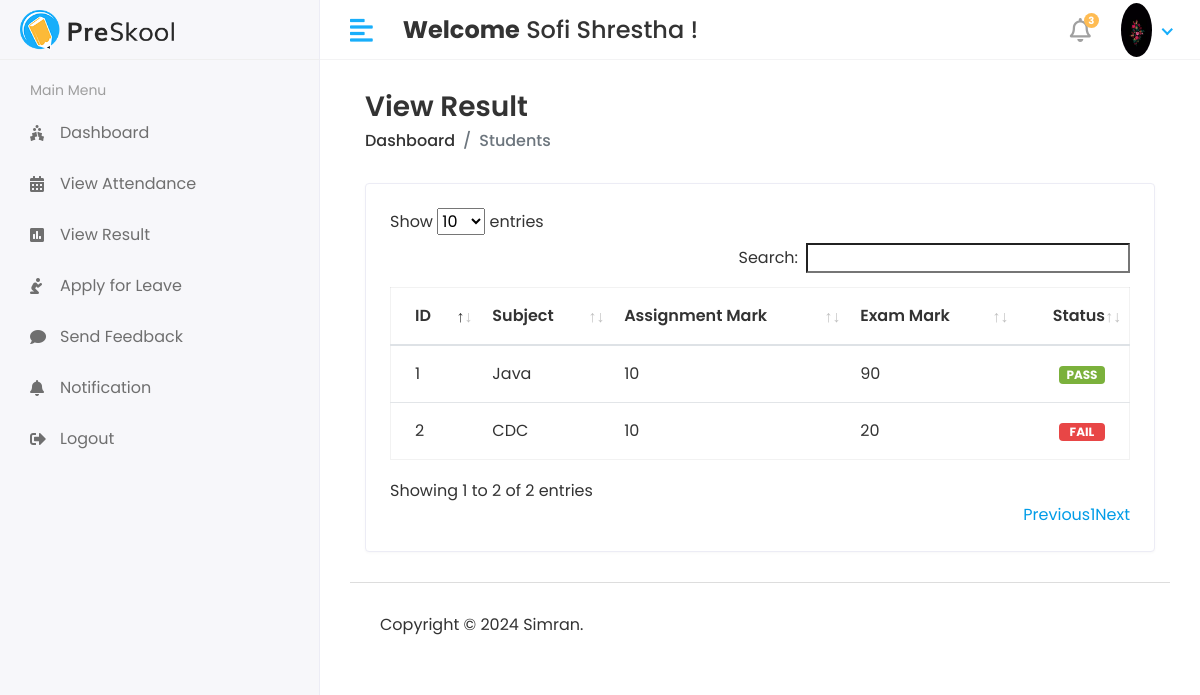
Page /Student/View_Result (signed in) on the committed database.
### studentmsapp/models.py (models this page shows, shortened)
class CustomUser(AbstractUser):
    USER = (
        ('1','HOD'),
        ('2','STAFF'),
        ('3','STUDENT')
    )
    user_type = models.CharField(choices=USER,max_length=50,default=1)
    profile_pic = models.ImageField(upload_to='media/profile_pic')

class StudentResult(models.Model):
    student_id = models.ForeignKey(Student,on_delete=models.DO_NOTHING)
    subject_id = models.ForeignKey(Subject,on_delete=models.CASCADE)
    assignment_mark = models.IntegerField()
    exam_mark = models.IntegerField()
    created_at = models.DateTimeField(auto_now_add=True)
    updated_at = models.DateTimeField(auto_now=True)
    def __str__(self):
        return self.student_id.admin.first_name

class Subject(models.Model):
    name = models.CharField(max_length=100)
    course = models.ForeignKey(Course,on_delete=models.CASCADE, related_name='course_subjects')
    staff = models.ForeignKey(Staff, on_delete=models.CASCADE, related_name='staff_subjects')
    created_at = models.DateTimeField(auto_now_add=True)
    updated_at = models.DateTimeField(auto_now=True)

### student_management_system/Student_views.py (the view)
# urls.py: path('Student/View_Result',Student_views.VIEW_RESULT,name='view_result'),
def VIEW_RESULT(request):
    marks= []
    student = Student.objects.get(admin = request.user.id)
    result = StudentResult.objects.filter (student_id = student)
    for i in result:
        print('result i ', i.assignment_mark)
        assignment_mark = i.assignment_mark
        exam_mark = i.exam_mark
        marks.append({
            'mark': assignment_mark+exam_mark
        })
    context = {
        'result': [{'result': result, 'mark': mark} for result, mark in zip(result, marks)]
    }
    print([{'result': result, 'mark': mark} for result, mark in zip(result, marks)])
    return render(request,'Student/view_result.html',context)

### template/Student/view_result.html (shortened to what this page needs)
{% extends 'base.html' %}
{% block content %}
{% load static %}
<div class="content container-fluid">
               <div class="page-header">
                  <div class="row align-items-center">
                     <div class="col">
                        <h3 class="page-title">View Result</h3>
                        <ul class="breadcrumb">
                           <li class="breadcrumb-item"><a href="index.html">Dashboard</a></li>
                           <li class="breadcrumb-item active">Students</li>
                        </ul>
                     </div>
                  </div>
               </div>
               <div class="row">
                  <div class="col-sm-12">
                     <div class="card card-table">
                        <div class="card-body">
                           <div class="table-responsive">
                              <table id="table_id" class="table table-hover table-center mb-0">
                                 <thead>
                                    <tr>
                                       <th>ID</th>
                                       <th>Subject</th>
                                       <th>Assignment Mark</th>
                                       <th>Exam Mark</th>
                                       <th class="text-right">Status</th>
                                    </tr>
                                 </thead>
                                 <tbody>
                                 {% for i in result %}
                                    <tr>
                                       <td>{{ i.result.id }}</td>
                                       <td>{{ i.result.subject_id.name}}</td>
                                        <td>{{ i.result.assignment_mark}}</td>
                                        <td>{{i.result.exam_mark}}</td>
                                       <td class="text-right">
                                          {% if i.mark.mark >= 50 %}
                                          <span style="width: 60% "class="badge badge-success">PASS</span>
                                          {% else %}
                                          <span style="width: 60%" class="badge badge-danger">FAIL</span>
                                          {% endif %}
                                       </td>
                                    </tr>
                                 {% endfor %}
                                 </tbody>
                              </table>
                           </div>
                        </div>
                     </div>
                  </div>
               </div>
            </div>
{% endblock %}

### template/includes/header.html (shortened to what this page needs)
{% load static %}
<div class="header">
            <div class="header-left">
               <a href="index.html" class="logo">
                  <img src="{% static 'assets/img/logo.png' %}" alt="Logo">
               </a>
            </div>
            <a href="javascript:void(0);" id="toggle_btn">
            <i class="fas fa-align-left"></i>
            </a>
            <div class="top-nav-search mt-3">
               <h4><strong>Welcome</strong><span> {{ user.first_name }} {{ user.last_name }}</span>&nbsp;!</h4>
            </div>
            <ul class="nav user-menu">
               <li class="nav-item dropdown noti-dropdown">
                  <a href="#" class="dropdown-toggle nav-link" data-toggle="dropdown">
                  <i class="far fa-bell"></i> <span class="badge badge-pill">3</span>
                  </a>
               </li>
               <li class="nav-item dropdown has-arrow">
                  <a href="#" class="dropdown-toggle nav-link" data-toggle="dropdown">
                  {% if user.profile_pic == "" %}
                      <span class="user-img"><img class="rounded-circle" src="{% static 'assets/img/noimg.jpg' %}" width="31" alt="User"></span>
                     {% else %}
                     <span class="user-img"><img class="rounded-circle" src="/{{user.profile_pic}}" width="31" alt="User"></span>
                  {% endif %}
                  </a>
               </li>
            </ul>
         </div>

### static/assets/css/style.css (style rules this page uses)
html { height: 100%; }
body { background-color: #fff; color: #333; font-family: 'Poppins', sans-serif; font-size: 1rem; height: 100%; line-height: 1.5; overflow-x: hidden; }
h1, h2, h3, h4, h5, h6 { font-family: 'Poppins', sans-serif; margin-top: 0; }
a { color: #009ce7; }
input, button, a { transition: all 0.4s ease; -moz-transition: all 0.4s ease; -o-transition: all 0.4s ease; -ms-transition: all 0.4s ease; -webkit-transition: all 0.4s ease; }
ul, ol { padding: 0px; list-style: none; }
.table { color: #333; max-width: 100%; margin-bottom: 0; width: 100%; }
.table.dataTable { border-collapse: collapse !important; border: 1px solid rgba(0, 0, 0, 0.05); }
.table thead tr th { font-weight: 600; }
.table tbody tr { border-bottom: 1px solid rgba(0, 0, 0, 0.05); }
.table.table-center td, .table.table-center th { vertical-align: middle; }
.card-table .card-body .table > thead > tr > th { border-top: 0; }
.card-table .card-body .table tr td:first-child, .card-table .card-body .table tr th:first-child { padding-left: 1.5rem; }
.card-table .card-body .table tr td:last-child, .card-table .card-body .table tr th:last-child { padding-right: 1.5rem; }
.card-table .table td, .card-table .table th { border-top: 1px solid #e2e5e8; padding: 1rem 0.75rem; white-space: nowrap; }
.bg-success, .badge-success { background-color: #7bb13c !important; }
.bg-danger, .badge-danger { background-color: #e84646 !important; }
.card { border: 1px solid #ececf5; box-shadow: 0 1px 3px 0 rgba(0, 0, 0, 0.03); margin-bottom: 1.875rem; }
.card-body { padding: 1.5rem; }
.header { background-color: #fff; border-bottom: 1px solid #f3f3f4; left: 0; position: fixed; right: 0; top: 0; z-index: 1001; height: 60px; }
.header .header-left { float: left; height: 60px; padding: 0 20px; position: relative; width: 320px; z-index: 1; transition: all 0.2s ease-in-out; background-color: #f7f7fa; border-bottom: 1px solid #efefef; border-right: 1px solid #ececf5; display: flex; align-items: center; }
.header .header-left .logo { display: inline-block; line-height: 60px; }
.header .header-left .logo img { max-height: 40px; width: auto; }
.header .dropdown-toggle:after { display: none; }
.header .has-arrow .dropdown-toggle:after { border-top: 0; border-left: 0; border-bottom: 2px solid #18aefa; border-right: 2px solid #18aefa; content: ''; height: 8px; display: inline-block; pointer-events: none; -webkit-transform-origin: 66% 66%; -ms-transform-origin: 66% 66%; transform-origin: 66% 66%; -webkit-transform: rotate(45deg); -ms-transform: rotate(45deg); transform: rotate(45deg); -webkit-transition: all 0.15s ease-in-out; transition: all 0.15s ease-in-out; width: 8px; vertical-align: 0px; }
.user-menu { float: right; margin: 0; position: relative; z-index: 99; padding-right: 15px; }
.user-menu.nav > li > a { color: #a0a0a0; font-size: 14px; line-height: 58px; padding: 0 15px; height: 60px; }
.user-img { margin-right: 3px; position: relative; }
.top-nav-search { float: left; margin-left: 15px; }
.page-header { margin-bottom: 1.875rem; }
.page-header .breadcrumb { background-color: transparent; color: #6c757d; font-size: 1rem; font-weight: 500; margin-bottom: 0; padding: 0; }
.page-header .breadcrumb a { color: #333; }
.page-title { font-size: 28px; font-weight: 600; color: #333; margin-bottom: 5px; }
.user-menu.nav > li > a .badge { background-color: #FFBC53; display: block; font-size: 10px; font-weight: bold; height: 15px; width: 15px; position: absolute; right: 7px; top: 13px; color: #fff; padding: 3px; }
.user-menu.nav > li > a > i { font-size: 1.5rem; line-height: 60px; }
@media (min-width: 992px) { #toggle_btn { align-items: center; color: #18aefa; display: inline-flex; float: left; font-size: 26px; height: 60px; justify-content: center; margin-left: 15px; padding: 0 15px; } }

### rows in the picture
CustomUser: first_name "Sofi", last_name "Shrestha", profile_pic (picture)
StudentResult: result.id "1", result.subject_id.name "Java", result.assignment_mark "10", result.exam_mark "90", shows "PASS"
StudentResult: result.id "2", result.subject_id.name "CDC", result.assignment_mark "10", result.exam_mark "20", shows "FAIL"
